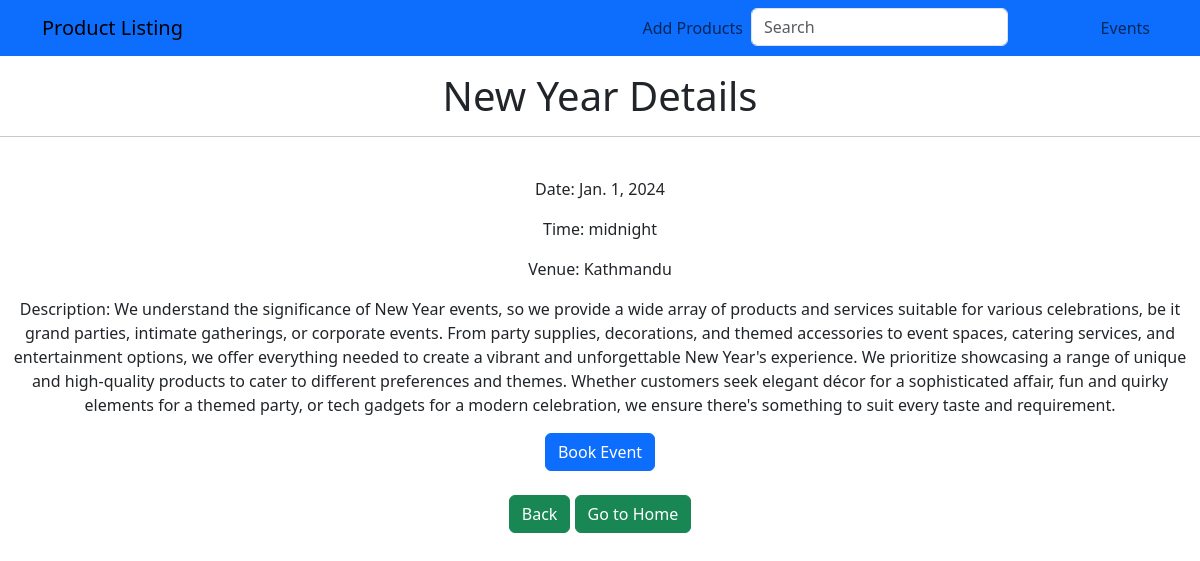
/events/4/, run on the app's committed database.
### products/models.py (models this page shows, shortened)
class Event(models.Model):
    name = models.CharField(max_length=100)
    date = models.DateField()
    time = models.TimeField()
    venue = models.CharField(max_length=200)
    description = models.TextField()

### products/views.py (the view)
# urls.py: path('events/<int:event_id>/', views.event_details, name='event_details'),
def event_details(request, event_id):
    event = get_object_or_404(Event, pk=event_id)
    return render(request, 'event_details.html', {'event': event})

### templates/event_details.html (shortened to what this page needs)
<!DOCTYPE html>
<html>
<head>
    <link href="https://cdn.jsdelivr.net/npm/bootstrap@5.3.2/dist/css/bootstrap.min.css" rel="stylesheet">
</head>
<body>
    <nav class="navbar navbar-expand-lg navbar-light bg-primary fixed-top">
        <div class="container">
            <a class="navbar-brand" href="#">Product Listing</a>
            <div class="collapse navbar-collapse justify-content-end" id="navbarNav">
                <ul class="navbar-nav">
                    <li class="nav-item">
                        <a class="nav-link" href="{% url 'create' %}">Add Products</a>
                    </li>
                    <li class="nav-item">
                        <form class="d-flex" action="{% url 'search' %}" method="get">
                            <input class="form-control me-2" type="search" placeholder="Search" aria-label="Search" name="query">
                            <button class="btn btn-outline-primary" type="submit">Search</button>
                        </form>
                    </li>
                    <li class="nav-item">
                        <a class="nav-link" href="{% url 'event_calendar' %}">Events</a>
                    </li>
                </ul>
            </div>
        </div>
    </nav><br><br><br>
    <center>
    <h1>{{ event.name }} Details</h1><hr><br>
    <p>Date: {{ event.date }}</p>
    <p>Time: {{ event.time }}</p>
    <p>Venue: {{ event.venue }}</p>
    <p>Description: {{ event.description }}</p>
    <form action="{% url 'book_event' event.id %}" method="post">
        <button  class="btn btn-primary">Book Event</button><br><br>
    </form>
    <a href="{% url 'event_calendar' %}"><button class="btn btn-success">Back</button></a>
    <a href="{% url 'home' %}"><button class="btn btn-success">Go to Home</button></a>
</body>
</html>

### data on the page
Event: name "New Year", date "Jan. 1, 2024", time "midnight", venue "Kathmandu", description "We understand the significance of New Year events, so we provide a wide array of products and services suitable for various celebrations, be it grand parties, intimate gatherings, or corporate events. From party supplies, decorations, and themed accessories to event spaces, catering services, and entertainment options, we offer everything needed to create a vibrant and unforgettable New Year's experience. We prioritize showcasing a range of unique and high-quality products to cater to different preferences and themes. Whether customers seek elegant décor for a sophisticated affair, fun and quirky elements for a themed party, or tech gadgets for a modern celebration, we ensure there's…"
